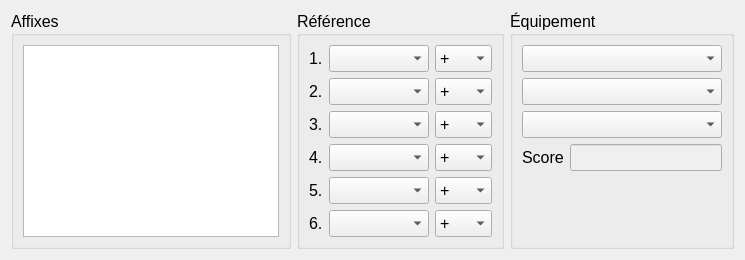
<?xml version="1.0" encoding="UTF-8"?>
<ui version="4.0">
 <class>Diablo4Gear</class>
 <widget class="QWidget" name="Diablo4Gear">
  <property name="geometry">
   <rect>
    <x>0</x>
    <y>0</y>
    <width>745</width>
    <height>249</height>
   </rect>
  </property>
  <property name="font">
   <font>
    <pointsize>12</pointsize>
   </font>
  </property>
  <property name="windowTitle">
   <string>Diablo4Gear</string>
  </property>
  <layout class="QGridLayout" name="gridLayout">
   <item row="0" column="0">
    <widget class="QGroupBox" name="groupBoxAffixes">
     <property name="title">
      <string>Affixes</string>
     </property>
     <layout class="QGridLayout" name="gridLayoutAffixes">
      <item row="0" column="0">
       <widget class="QPlainTextEdit" name="plainTextEditAffixes"/>
      </item>
     </layout>
    </widget>
   </item>
   <item row="0" column="1">
    <widget class="QGroupBox" name="groupBoxReference">
     <property name="title">
      <string>Référence</string>
     </property>
     <layout class="QGridLayout" name="gridLayoutReference">
      <item row="0" column="0">
       <widget class="QLabel" name="labelReference1">
        <property name="text">
         <string>1.</string>
        </property>
       </widget>
      </item>
      <item row="0" column="1">
       <widget class="QComboBox" name="comboBoxReference1">
        <property name="minimumSize">
         <size>
          <width>100</width>
          <height>0</height>
         </size>
        </property>
       </widget>
      </item>
      <item row="0" column="2">
       <widget class="QComboBox" name="comboBoxPriority1">
        <item>
         <property name="text">
          <string>+</string>
         </property>
        </item>
        <item>
         <property name="text">
          <string>++</string>
         </property>
        </item>
        <item>
         <property name="text">
          <string>+++</string>
         </property>
        </item>
       </widget>
      </item>
      <item row="1" column="0">
       <widget class="QLabel" name="labelReference2">
        <property name="text">
         <string>2.</string>
        </property>
       </widget>
      </item>
      <item row="1" column="1">
       <widget class="QComboBox" name="comboBoxReference2">
        <property name="minimumSize">
         <size>
          <width>100</width>
          <height>0</height>
         </size>
        </property>
       </widget>
      </item>
      <item row="1" column="2">
       <widget class="QComboBox" name="comboBoxPriority2">
        <item>
         <property name="text">
          <string>+</string>
         </property>
        </item>
        <item>
         <property name="text">
          <string>++</string>
         </property>
        </item>
        <item>
         <property name="text">
          <string>+++</string>
         </property>
        </item>
       </widget>
      </item>
      <item row="2" column="0">
       <widget class="QLabel" name="labelReference3">
        <property name="text">
         <string>3.</string>
        </property>
       </widget>
      </item>
      <item row="2" column="1">
       <widget class="QComboBox" name="comboBoxReference3">
        <property name="minimumSize">
         <size>
          <width>100</width>
          <height>0</height>
         </size>
        </property>
       </widget>
      </item>
      <item row="2" column="2">
       <widget class="QComboBox" name="comboBoxPriority3">
        <item>
         <property name="text">
          <string>+</string>
         </property>
        </item>
        <item>
         <property name="text">
          <string>++</string>
         </property>
        </item>
        <item>
         <property name="text">
          <string>+++</string>
         </property>
        </item>
       </widget>
      </item>
      <item row="3" column="0">
       <widget class="QLabel" name="labelReference4">
        <property name="text">
         <string>4.</string>
        </property>
       </widget>
      </item>
      <item row="3" column="1">
       <widget class="QComboBox" name="comboBoxReference4">
        <property name="minimumSize">
         <size>
          <width>100</width>
          <height>0</height>
         </size>
        </property>
       </widget>
      </item>
      <item row="3" column="2">
       <widget class="QComboBox" name="comboBoxPriority4">
        <item>
         <property name="text">
          <string>+</string>
         </property>
        </item>
        <item>
         <property name="text">
          <string>++</string>
         </property>
        </item>
        <item>
         <property name="text">
          <string>+++</string>
         </property>
        </item>
       </widget>
      </item>
      <item row="4" column="0">
       <widget class="QLabel" name="labelReference5">
        <property name="text">
         <string>5.</string>
        </property>
       </widget>
      </item>
      <item row="4" column="1">
       <widget class="QComboBox" name="comboBoxReference5">
        <property name="minimumSize">
         <size>
          <width>100</width>
          <height>0</height>
         </size>
        </property>
       </widget>
      </item>
      <item row="4" column="2">
       <widget class="QComboBox" name="comboBoxPriority5">
        <item>
         <property name="text">
          <string>+</string>
         </property>
        </item>
        <item>
         <property name="text">
          <string>++</string>
         </property>
        </item>
        <item>
         <property name="text">
          <string>+++</string>
         </property>
        </item>
       </widget>
      </item>
      <item row="5" column="0">
       <widget class="QLabel" name="labelReference6">
        <property name="text">
         <string>6.</string>
        </property>
       </widget>
      </item>
      <item row="5" column="1">
       <widget class="QComboBox" name="comboBoxReference6">
        <property name="minimumSize">
         <size>
          <width>100</width>
          <height>0</height>
         </size>
        </property>
       </widget>
      </item>
      <item row="5" column="2">
       <widget class="QComboBox" name="comboBoxPriority6">
        <item>
         <property name="text">
          <string>+</string>
         </property>
        </item>
        <item>
         <property name="text">
          <string>++</string>
         </property>
        </item>
        <item>
         <property name="text">
          <string>+++</string>
         </property>
        </item>
       </widget>
      </item>
      <item row="6" column="0" colspan="2">
       <spacer name="verticalSpacerReference">
        <property name="orientation">
         <enum>Qt::Vertical</enum>
        </property>
        <property name="sizeHint" stdset="0">
         <size>
          <width>40</width>
          <height>20</height>
         </size>
        </property>
       </spacer>
      </item>
     </layout>
    </widget>
   </item>
   <item row="0" column="2">
    <widget class="QGroupBox" name="groupBoxEquipement">
     <property name="title">
      <string>Équipement</string>
     </property>
     <layout class="QGridLayout" name="gridLayoutEquipement">
      <item row="0" column="0" colspan="2">
       <widget class="QComboBox" name="comboBoxEquipement1">
        <property name="minimumSize">
         <size>
          <width>100</width>
          <height>0</height>
         </size>
        </property>
       </widget>
      </item>
      <item row="1" column="0" colspan="2">
       <widget class="QComboBox" name="comboBoxEquipement2">
        <property name="minimumSize">
         <size>
          <width>100</width>
          <height>0</height>
         </size>
        </property>
       </widget>
      </item>
      <item row="2" column="0" colspan="2">
       <widget class="QComboBox" name="comboBoxEquipement3">
        <property name="minimumSize">
         <size>
          <width>100</width>
          <height>0</height>
         </size>
        </property>
       </widget>
      </item>
      <item row="3" column="0">
       <widget class="QLabel" name="labelScore">
        <property name="text">
         <string>Score</string>
        </property>
       </widget>
      </item>
      <item row="3" column="1">
       <widget class="QLineEdit" name="lineEditScore">
        <property name="enabled">
         <bool>false</bool>
        </property>
       </widget>
      </item>
      <item row="4" column="0" colspan="2">
       <spacer name="verticalSpacerEquipement">
        <property name="orientation">
         <enum>Qt::Vertical</enum>
        </property>
        <property name="sizeHint" stdset="0">
         <size>
          <width>40</width>
          <height>20</height>
         </size>
        </property>
       </spacer>
      </item>
     </layout>
    </widget>
   </item>
  </layout>
 </widget>
 <resources/>
 <connections/>
</ui>
